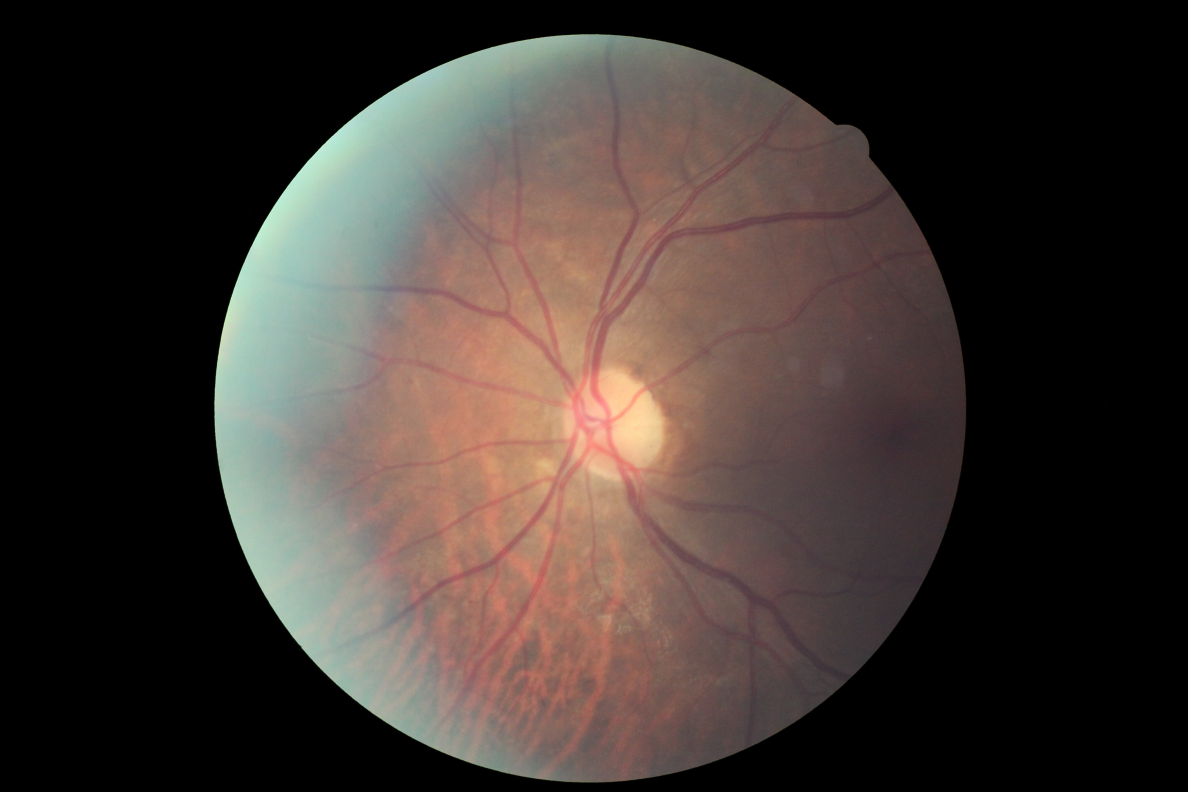
#> input picture MODEL_1_SVM/1.jpeg, 4752 x 3168 px, given in place of 1.png, which was not available (shown at 1/4 size)
$ python blood.py   (older library calls are emulated)
#> lines starting #> are read from the running program, lines starting #| are printed output that depends on the picture; after the words box and inside, x2 and y2 are one past the last pixel; in counts of white or black regions, pixels touching at a corner belong together; pictures that were not available may be replaced by others from this repository, and a replacement may not be noted
import numpy as np
import cv2
import scipy.misc

images = ['1.png', '2.png',  '3.png','4.png','5.png','6.png','7.png','8.png','9.png','10.png']
name = ''
counter = 1;
founter = 11;
for image in images:
	fundus = cv2.imread(image)
#> fundus is the input picture: shape (3168, 4752, 3); mean B, G, R 49.9, 54.6, 64.1
	dim = (800,700)
	fundus = cv2.resize(fundus, dim, interpolation = cv2.INTER_AREA)
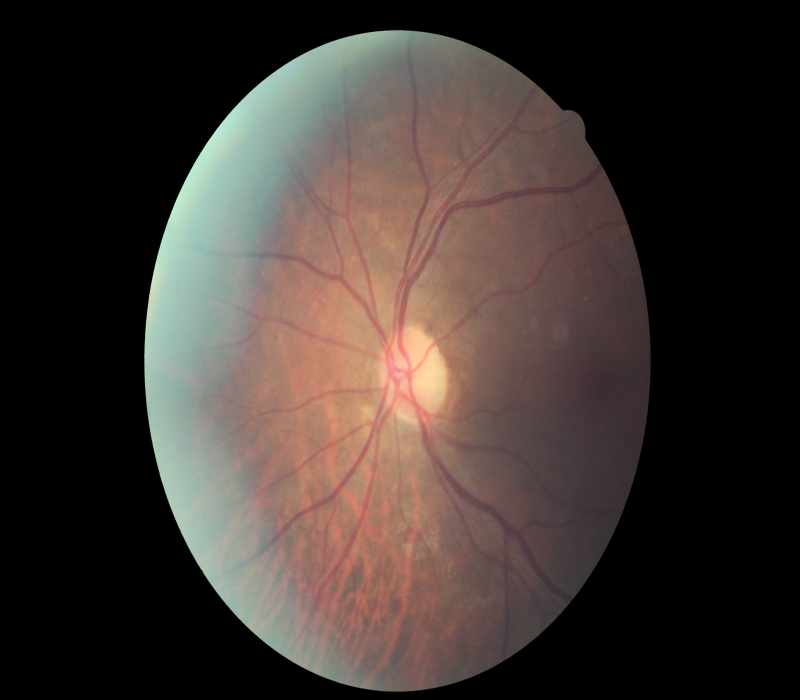
#> fundus: shape (700, 800, 3); mean B, G, R 49.9, 54.6, 64.1
	b,green_fundus,r = cv2.split(fundus)
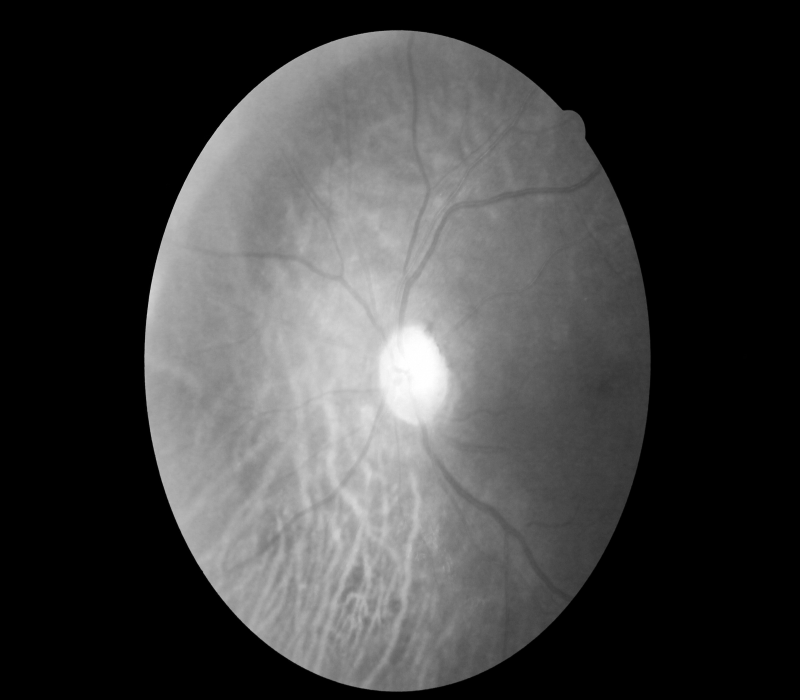
#> r: shape (700, 800); min 0, max 255, mean 64.1
	#yname = str(founter) + '.jpg'
	#scipy.misc.imsave(yname,green_fundus)
	clahe = cv2.createCLAHE(clipLimit=2.0, tileGridSize=(8,8))
	contrast_enhanced_green_fundus = clahe.apply(green_fundus)
	r1 = cv2.morphologyEx(contrast_enhanced_green_fundus, cv2.MORPH_OPEN, cv2.getStructuringElement(cv2.MORPH_ELLIPSE,(5,5)), iterations = 1)
	R1 = cv2.morphologyEx(r1, cv2.MORPH_CLOSE, cv2.getStructuringElement(cv2.MORPH_ELLIPSE,(5,5)), iterations = 1)
	r2 = cv2.morphologyEx(R1, cv2.MORPH_OPEN, cv2.getStructuringElement(cv2.MORPH_ELLIPSE,(11,11)), iterations = 1)
	R2 = cv2.morphologyEx(r2, cv2.MORPH_CLOSE, cv2.getStructuringElement(cv2.MORPH_ELLIPSE,(11,11)), iterations = 1)
	r3 = cv2.morphologyEx(R2, cv2.MORPH_OPEN, cv2.getStructuringElement(cv2.MORPH_ELLIPSE,(23,23)), iterations = 1)
	R3 = cv2.morphologyEx(r3, cv2.MORPH_CLOSE, cv2.getStructuringElement(cv2.MORPH_ELLIPSE,(23,23)), iterations = 1)
	f4 = cv2.subtract(R3,contrast_enhanced_green_fundus)
	f5 = clahe.apply(f4)
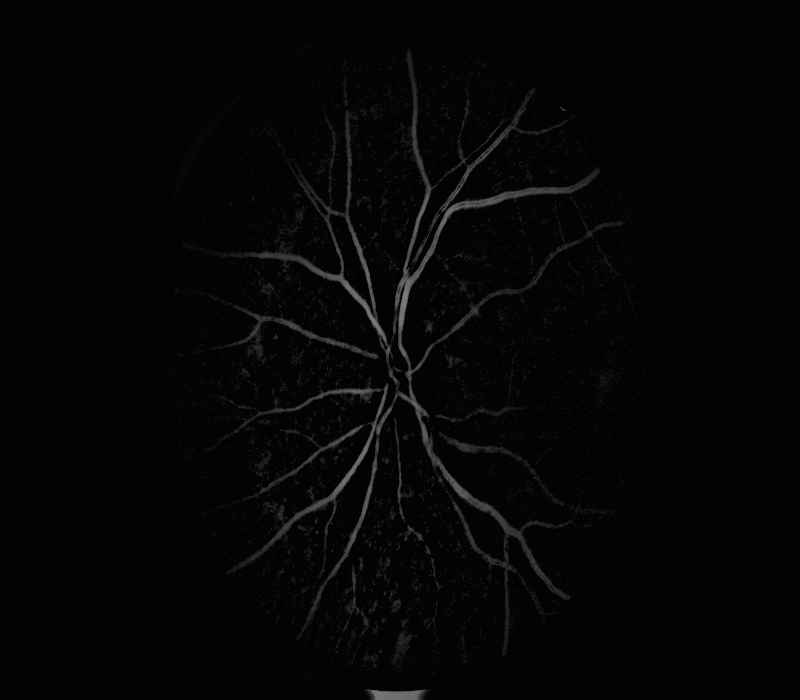
#> f5: shape (700, 800); min 3, max 127, mean 5.4
	median = cv2.medianBlur(f5,5)
	#smooth_fundus = cv2.bilateralFilter(f5,9,75,75)
	#binary_blood_vessel = cv2.adaptiveThreshold(smooth_fundus,255,cv2.ADAPTIVE_THRESH_GAUSSIAN_C, cv2.THRESH_BINARY,11,20)
	ret,thresh2 = cv2.threshold(median,5,255,cv2.THRESH_BINARY_INV)
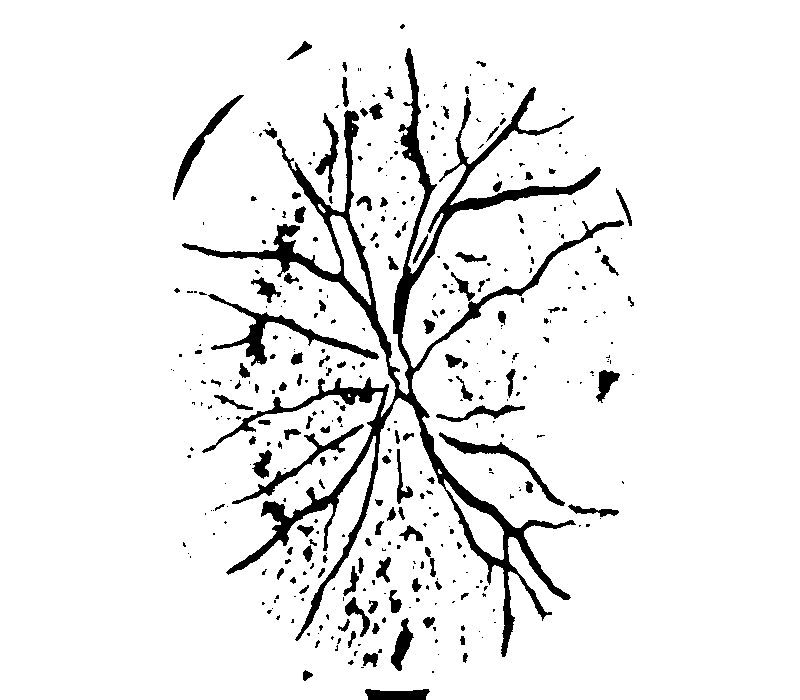
#> thresh2: shape (700, 800); 92.7% white; 411 black regions (279 under 20 px), largest, box (x1, y1, x2, y2) and area: (182, 48, 624, 657) 22838, (208, 294, 379, 366) 1893, (439, 432, 565, 506) 1043
	r1 = cv2.morphologyEx(thresh2, cv2.MORPH_OPEN, cv2.getStructuringElement(cv2.MORPH_ELLIPSE,(5,5)), iterations = 1)
#> r1: shape (700, 800); 92.4% white; 340 black regions (232 under 20 px), largest, box (x1, y1, x2, y2) and area: (182, 48, 625, 657) 24883, (194, 291, 379, 366) 1969, (439, 432, 565, 506) 1131
	R1 = cv2.morphologyEx(r1, cv2.MORPH_CLOSE, cv2.getStructuringElement(cv2.MORPH_ELLIPSE,(5,5)), iterations = 1)
#> R1: shape (700, 800); 93.9% white; 132 black regions (18 under 20 px), largest, box (x1, y1, x2, y2) and area: (393, 87, 600, 339) 4326, (394, 388, 570, 600) 2894, (183, 207, 392, 359) 2825
	r2 = cv2.morphologyEx(R1, cv2.MORPH_OPEN, cv2.getStructuringElement(cv2.MORPH_ELLIPSE,(11,11)), iterations = 1)
#> r2: shape (700, 800); 93.2% white; 74 black regions (14 under 20 px), largest, box (x1, y1, x2, y2) and area: (183, 52, 600, 655) 17779, (228, 404, 392, 574) 4356, (285, 157, 374, 285) 1707
	R2 = cv2.morphologyEx(r2, cv2.MORPH_CLOSE, cv2.getStructuringElement(cv2.MORPH_ELLIPSE,(11,11)), iterations = 1)
#> R2: shape (700, 800); 97.1% white; 38 black regions, largest, box (x1, y1, x2, y2) and area: (378, 246, 435, 358) 1911, (254, 452, 303, 542) 1598, (318, 110, 360, 175) 1040
	f4 = cv2.subtract(R3,f5)
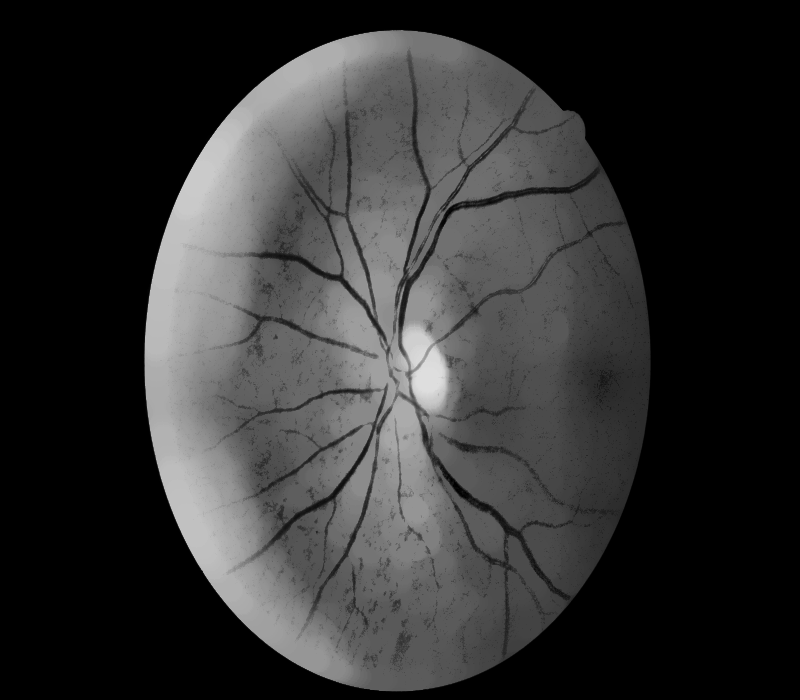
#> f4: shape (700, 800); min 0, max 222, mean 49
	f5 = clahe.apply(f4)
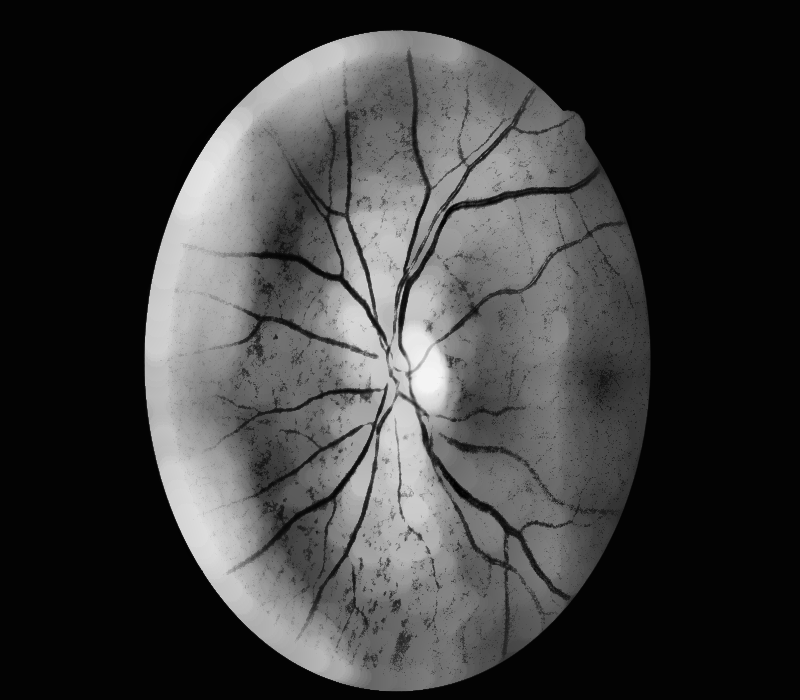
#> f5: shape (700, 800); min 1, max 244, mean 58.4
	median = cv2.medianBlur(f5,5)
	ret,thresh2 = cv2.threshold(median,5,255,cv2.THRESH_BINARY_INV)
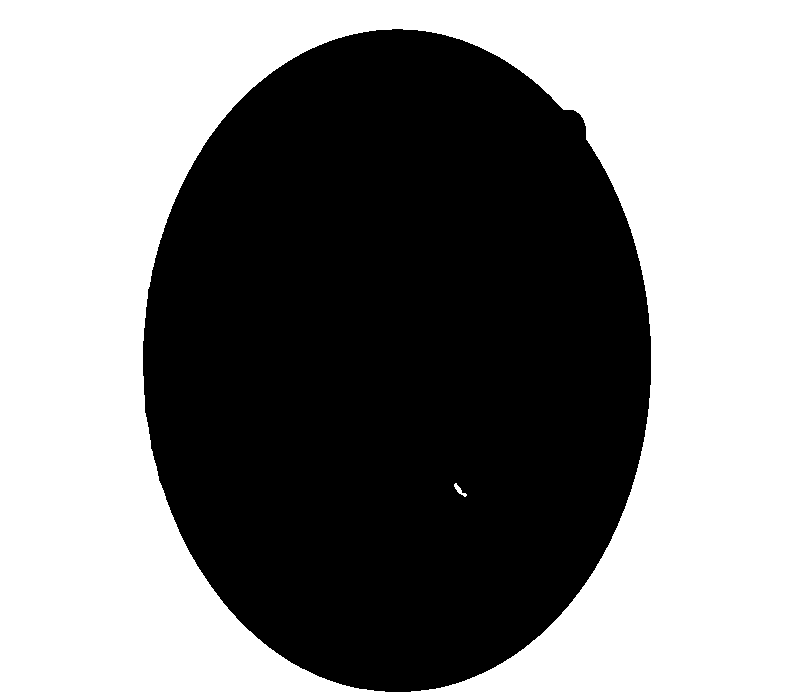
#> thresh2: shape (700, 800); 52.7% white; 1 black region, box (x1, y1, x2, y2) and area: (143, 29, 651, 692) 264655

	name = str(counter) + '.jpg'
	scipy.misc.imsave(name,median)
	counter = counter +1;
	founter = founter +1;
#> pass 2 of the loop `for image in images:`:
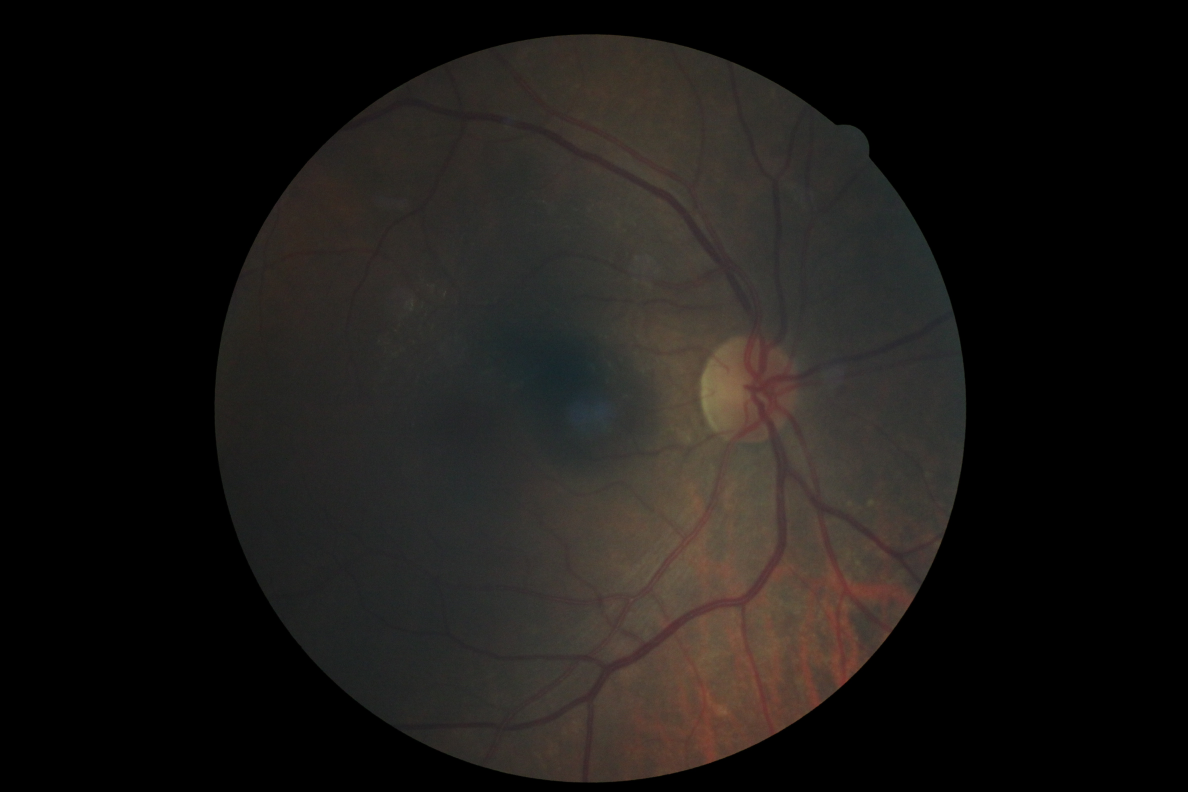
#> input picture MODEL_1_SVM/2.jpeg, 4752 x 3168 px, given in place of 2.png, which was not available (shown at 1/4 size)
#> fundus is the input picture: shape (3168, 4752, 3); mean B, G, R 21.8, 24.3, 27
#> fundus: shape (700, 800, 3)
#> `ret,thresh2 = cv2.threshold(median,5,255,cv2.THRESH_BINARY_INV)`:
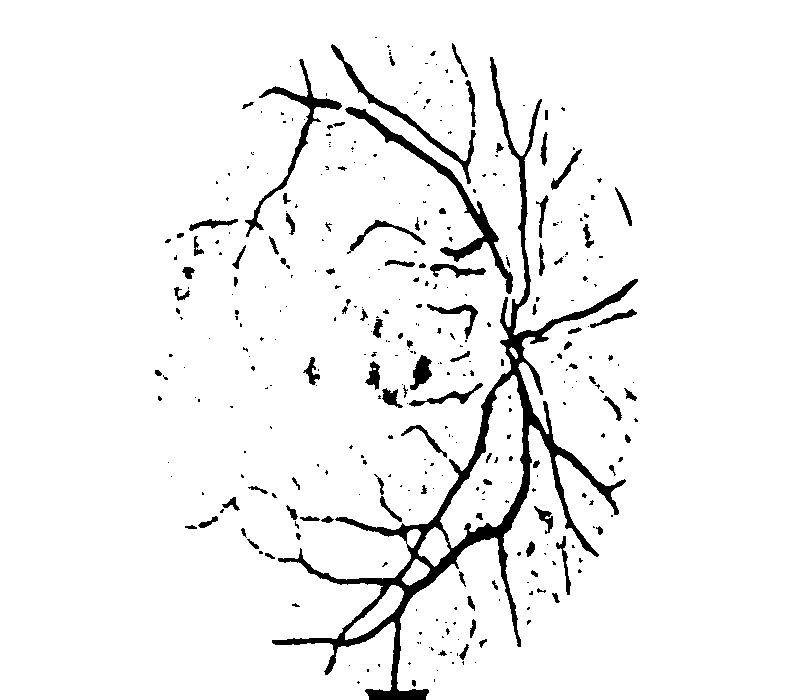
#> thresh2: shape (700, 800); 94.7% white; 364 black regions (261 under 20 px), largest, box (x1, y1, x2, y2) and area: (272, 57, 638, 700) 14242, (345, 107, 513, 294) 2477, (245, 59, 342, 237) 1525
#> `ret,thresh2 = cv2.threshold(median,5,255,cv2.THRESH_BINARY_INV)`:
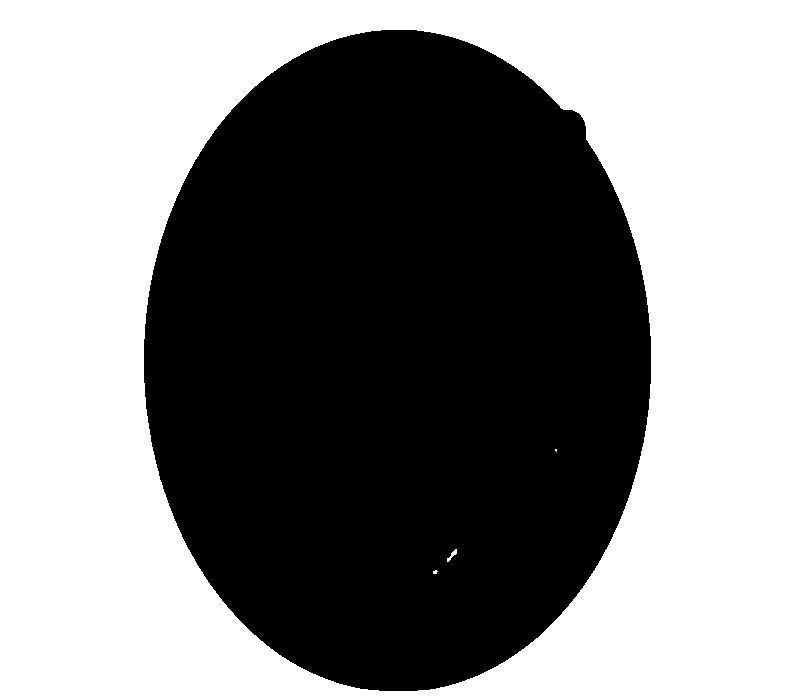
#> thresh2: shape (700, 800); 52.8% white; 1 black region, box (x1, y1, x2, y2) and area: (144, 30, 651, 691) 264117
#> (the run stopped early here; a loop or call above may not have finished)
